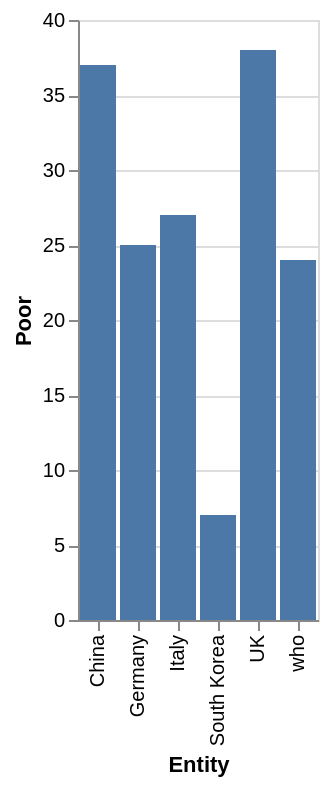

Vega-Lite specification for this chart:
### Vega-Lite specification from a JSON file in a GitHub repository (floating-point values rounded to 4 significant figures)
{"$schema": "https://vega.github.io/schema/vega-lite/v5.json", "description": "Bar chart auto-generated from CSV", "data": {"values": [{"Entity": "China", "Poor": 37.0}, {"Entity": "Italy", "Poor": 27.0}, {"Entity": "who", "Poor": 24.0}, {"Entity": "U.S.", "Poor": NaN}, {"Entity": "UK", "Poor": 38.0}, {"Entity": "Germany", "Poor": 25.0}, {"Entity": "South Korea", "Poor": 7.0}]}, "mark": "bar", "encoding": {"x": {"field": "Entity", "type": "ordinal"}, "y": {"field": "Poor", "type": "quantitative"}}}
